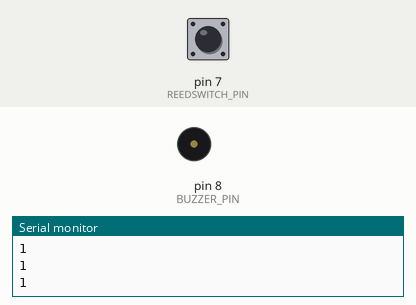
Simulated run of this sketch. Board: Arduino Uno, built with avr-gcc and run on an emulated ATmega328P. On the bench: buzzer (waves = sounding), the last lines printed to the serial monitor. The inputs (shaded band) are chosen by the test bench; at power-on: pin 7 (REEDSWITCH_PIN) HIGH.

Above: at 1.8 s.
1.9 s: pin 7 (REEDSWITCH_PIN) pulled LOW for 1 s
At 2.05 s:
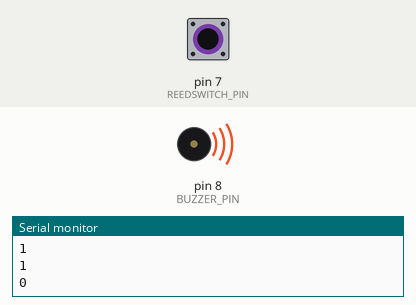
4.4 s: pin 7 (REEDSWITCH_PIN) pulled LOW for 3.2 s
At 8.8 s:
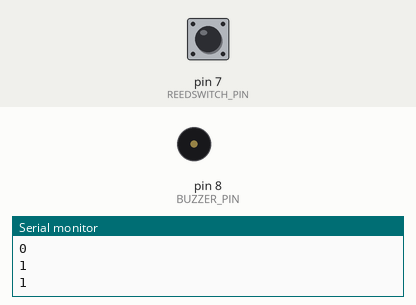
Timing chart, 0 to 10.3 s (numbered marks = the images above; inputs shaded):
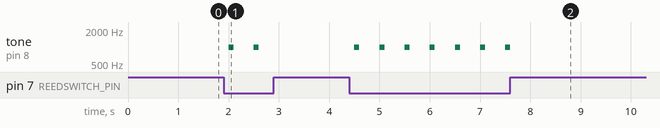

The sketch:

Arduino_ReedSwitch.ino
```cpp
#define REEDSWITCH_PIN 7
#define BUZZER_PIN 8

void setup() {
  Serial.begin(9600);
  delay(2);
  pinMode(REEDSWITCH_PIN , INPUT_PULLUP);

}

void loop() {
  int sensorValue = digitalRead
  (REEDSWITCH_PIN);
  Serial.println(sensorValue);
  if(sensorValue == 0){
    tone(BUZZER_PIN , 1000,100);
  }
  delay(500);
}
```

Measured:
- after the input at 1.9 s, tone on pin 8 (BUZZER_PIN): alternates 1000 Hz for 0.10 s and silent for 0.40 s, 4 changes in all, then stays silent, starting after 0.10 s
- after the input at 4.4 s, tone on pin 8 (BUZZER_PIN): alternates 1000 Hz for 0.10 s and silent for 0.40 s, 14 changes in all, then stays silent, starting after 0.10 s
